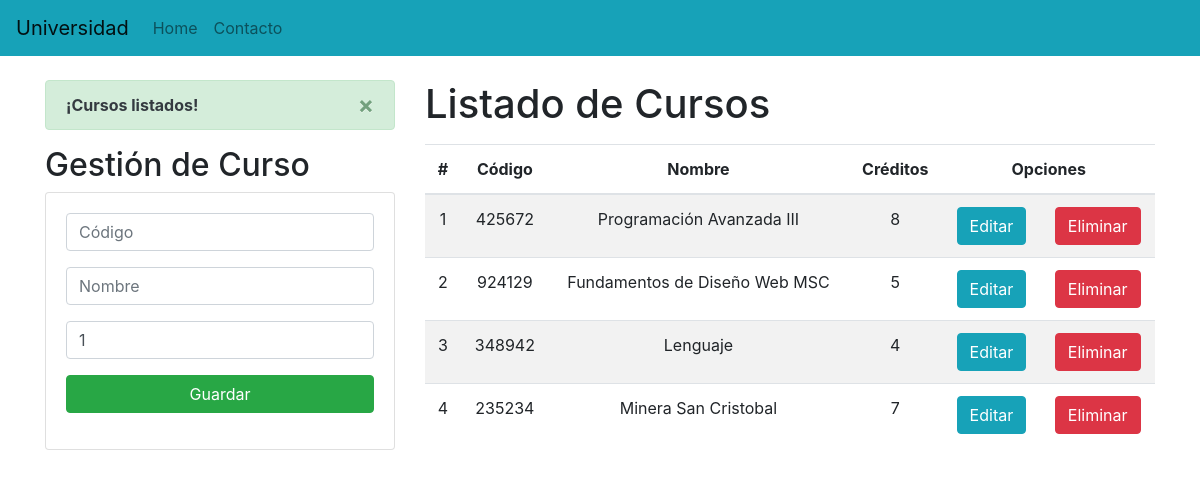
The page / on the database its author committed.
### Aplicaciones/Academico/models.py (models this page shows, shortened)
class Curso(models.Model):
    codigo = models.CharField(primary_key=True, max_length=6)
    nombre = models.CharField(max_length=50)
    creditos = models.PositiveSmallIntegerField()

### Aplicaciones/Academico/views.py (the view)
# urls.py: path('', views.home),
def home(request):
    cursosListados = Curso.objects.all()
    messages.success(request, '¡Cursos listados!')
    return render(request, "gestionCursos.html", {"cursos": cursosListados})

### Aplicaciones/Academico/templates/gestionCursos.html (shortened to what this page needs)
{% extends "./base.html" %}
{% block body %}
<div class="row">
    <div class="col-sm-12 col-md-6 col-lg-4 col-xl-4">
        {% if messages %}
        {% for message in messages %}
        <div class="alert alert-dismissible alert-success">
            <button type="button" class="close" data-dismiss="alert">&times;</button>
            <strong class="text-dark">{{ message }}</strong>
        </div>
        {% endfor %}
        {% endif %}
        <h2>Gestión de Curso</h2>
        <div class="card">
            <div class="card-body">
                <form action="/registrarCurso/" method="POST">{% csrf_token %}
                    <div class="form-group">
                        <input type="text" id="txtCodigo" name="txtCodigo" class="form-control" placeholder="Código"
                            minlength="6" maxlength="6" required>
                    </div>
                    <div class="form-group">
                        <input type="text" id="txtNombre" name="txtNombre" class="form-control" placeholder="Nombre"
                            maxlength="50" required>
                    </div>
                    <div class="form-group">
                        <input type="text" id="numCreditos" name="numCreditos" class="form-control" min="1" max="9"
                            value="1" required>
                    </div>
                    <div class="form-group">
                        <button type="submit" class="btn btn-success btn-block text-white">Guardar</button>
                    </div>
                </form>
            </div>
        </div>
    </div>
    <div class="col-sm-12 col-md-6 col-lg-8 col-xl-8">
        <h1>Listado de Cursos</h1>
        <div class="table-responsive py-2">
            <table class="table table-striped">
                <thead>
                    <tr>
                        <th>#</th>
                        <th>Código</th>
                        <th>Nombre</th>
                        <th>Créditos</th>
                        <th colspan="2">Opciones</th>
                    </tr>
                </thead>
                <tbody>
                    {% for c in cursos %}
                    <tr>
                        <td>{{forloop.counter}}</td>
                        <td>{{c.codigo}}</td>
                        <td>{{c.nombre}}</td>
                        <td>{{c.creditos}}</td>
                        <td><a href="edicionCurso/{{c.codigo}}" class="btn btn-info">Editar</a></td>
                        <td><a href="eliminarCurso/{{c.codigo}}" class="btn btn-danger btnEliminacion">Eliminar</a></td>
                    </tr>
                    {% endfor %}
                </tbody>
            </table>
        </div>
    </div>
</div>
{% endblock %}

### Aplicaciones/Academico/templates/base.html (shortened to what this page needs)
<!DOCTYPE html>
<html lang="en">
<head>
    {% load static %}
    <link rel="stylesheet" href="https://cdn.jsdelivr.net/npm/bootstrap@4.5.3/dist/css/bootstrap.min.css"
>
    <link rel="stylesheet" href="{% static 'css/gestionCursos.css' %}">
</head>
<body>
    <nav class="navbar navbar-expand-lg navbar-light bg-info">
        <a class="navbar-brand" href="#">Universidad</a>
        <div class="collapse navbar-collapse" id="navbarNav">
            <ul class="navbar-nav">
                <li class="nav-item">
                    <a class="nav-link" href="#">Home <span class="sr-only">(current)</span></a>
                </li>
                <li class="nav-item">
                    <a class="nav-link" href="#">Contacto</a>
                </li>
            </ul>
        </div>
    </nav>
    <div class="container py-4">
        {% block body %}
        {% endblock %}
    </div>
</body>
</html>

### Aplicaciones/Academico/static/css/gestionCursos.css (style rules this page uses)
th, td { text-align: center; vertical-align: middle; }

### rows shown on the page
Curso: codigo "425672", nombre "Programación Avanzada III", creditos "8"
Curso: codigo "924129", nombre "Fundamentos de Diseño Web MSC", creditos "5"
Curso: codigo "348942", nombre "Lenguaje", creditos "4"
Curso: codigo "235234", nombre "Minera San Cristobal", creditos "7"

### other values the page prints
{{ message }} "¡Cursos listados!"
